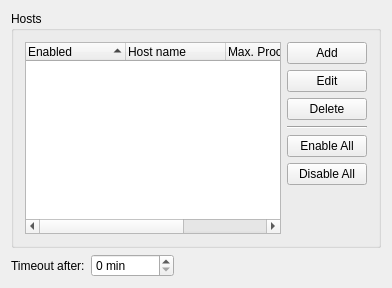
          <widget class="QWidget" name="tab4">
            <attribute name="title">
              <string>PVM</string>
            </attribute>
            <layout class="QVBoxLayout">
              <property name="margin">
                <number>11</number>
              </property>
              <property name="spacing">
                <number>6</number>
              </property>
              <item>
                <widget class="QGroupBox" name="groupboxHosts">
                  <property name="title">
                    <string>Hosts</string>
                  </property>
                  <layout class="QHBoxLayout">
                    <property name="margin">
                      <number>11</number>
                    </property>
                    <property name="spacing">
                      <number>6</number>
                    </property>
                    <item>
                      <widget class="QTreeWidget" name="listviewHosts">
                        <property name="selectionMode">
                          <enum>QAbstractItemView::ExtendedSelection</enum>
                        </property>
                        <property name="allColumnsShowFocus">
                          <bool>true</bool>
                        </property>
                        <property name="sortingEnabled">
                          <bool>true</bool>
                        </property>
                        <column>
                          <property name="text">
                            <string>Enabled</string>
                          </property>
                        </column>
                        <column>
                          <property name="text">
                            <string>Host name</string>
                          </property>
                        </column>
                        <column>
                          <property name="text">
                            <string>Max. Processes</string>
                          </property>
                        </column>
                        <column>
                          <property name="text">
                            <string>Slave Directory</string>
                          </property>
                        </column>
                      </widget>
                    </item>
                    <item>
                      <layout class="QVBoxLayout">
                        <property name="margin">
                          <number>0</number>
                        </property>
                        <property name="spacing">
                          <number>6</number>
                        </property>
                        <item>
                          <widget class="QPushButton" name="pushbuttonAdd">
                            <property name="text">
                              <string>Add</string>
                            </property>
                          </widget>
                        </item>
                        <item>
                          <widget class="QPushButton" name="pushbuttonEdit">
                            <property name="text">
                              <string>Edit</string>
                            </property>
                          </widget>
                        </item>
                        <item>
                          <widget class="QPushButton" name="pushbuttonDelete">
                            <property name="text">
                              <string>Delete</string>
                            </property>
                          </widget>
                        </item>
                        <item>
                          <widget class="Line" name="Line2">
                            <property name="orientation">
                              <enum>Qt::Horizontal</enum>
                            </property>
                          </widget>
                        </item>
                        <item>
                          <widget class="QPushButton" name="pushbuttonEnableAll">
                            <property name="text">
                              <string>Enable All</string>
                            </property>
                          </widget>
                        </item>
                        <item>
                          <widget class="QPushButton" name="pushbuttonDisableAll">
                            <property name="text">
                              <string>Disable All</string>
                            </property>
                          </widget>
                        </item>
                        <item>
                          <spacer name="Spacer15">
                            <property name="sizeHint">
                              <size>
                                <width>20</width>
                                <height>20</height>
                              </size>
                            </property>
                            <property name="sizeType">
                              <enum>QSizePolicy::Expanding</enum>
                            </property>
                            <property name="orientation">
                              <enum>Qt::Vertical</enum>
                            </property>
                          </spacer>
                        </item>
                      </layout>
                    </item>
                  </layout>
                </widget>
              </item>
              <item>
                <layout class="QHBoxLayout">
                  <property name="margin">
                    <number>0</number>
                  </property>
                  <property name="spacing">
                    <number>6</number>
                  </property>
                  <item>
                    <widget class="QLabel" name="textlabelTimeout">
                      <property name="text">
                        <string>Timeout after:</string>
                      </property>
                      <property name="wordWrap">
                        <bool>false</bool>
                      </property>
                    </widget>
                  </item>
                  <item>
                    <widget class="QSpinBox" name="spinboxTimeout">
                      <property name="suffix">
                        <string> min</string>
                      </property>
                      <property name="maximum">
                        <number>32000</number>
                      </property>
                      <property name="minimum">
                        <number>0</number>
                      </property>
                      <property name="value">
                        <number>0</number>
                      </property>
                    </widget>
                  </item>
                  <item>
                    <spacer name="spacerTimeout">
                      <property name="sizeHint">
                        <size>
                          <width>20</width>
                          <height>20</height>
                        </size>
                      </property>
                      <property name="sizeType">
                        <enum>QSizePolicy::Expanding</enum>
                      </property>
                      <property name="orientation">
                        <enum>Qt::Horizontal</enum>
                      </property>
                    </spacer>
                  </item>
                </layout>
              </item>
            </layout>
          </widget>
